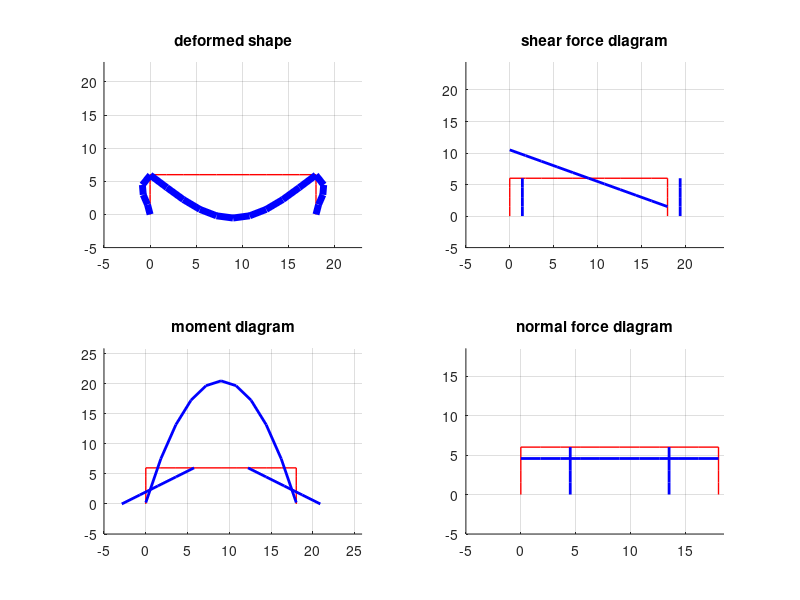

Here is the MATLAB script that generated this plot:
clear; clc; close all;
% unit: N, m

nodes = [0 0;
        0 6;
        18 6;
        18 0];

eles = [1 2;
       2 3;
       3 4
       ];


resolution = .5;  % larger, finer

% Geometry properties
mag_factor = 3000;  % magnification factor for visualization
B = .50;
H_c = .50;
H_b = 1.;
A_c = B*H_c;
I_c = 1./12.*B*H_c^3;
A_b = B*H_b;
I_b = 1./12.*B*H_b^3;

elenum = size(eles, 1);
E = 30e9 * ones(elenum, 1);
A = [A_c A_b A_c]';
I = [I_c I_b I_c]';

% 3 means xyz constrained, 2 means xy constrained
% 13 means z constrained, 12 means y constrained, 11 means x constrained,
% hinge not contained
Supporting = [3 0 0 3]';

% nodal forces, moments (global), [Fx Fy node#]
ExF = [0 0 2;
       0 0 3]; 

% element forces
% element dist load: [mag(include local dir) eletag]
w = [-3e3 2;
    ]; 
% element force: [mag(include local dir) eletag DistFromStartNode]
eleF = [];  % waiting for update
%%

% length container
L = [];
for i = 1:size(eles, 1)
    start_node = eles(i, 1);
    end_node = eles(i, 2);
    vec = nodes(end_node, :) - nodes(start_node, :);
    L(i) = norm(vec);
end
L = L';


%% assemble new "nodes"
num_nodes_inserted_set = floor(L * resolution);  % dim: num_ele by 1

nodes_old = nodes;
num_nodes_inserted_cm_set = [0 sum(num_nodes_inserted_set*...
                    ones(size(num_nodes_inserted_set')).*...
                    triu(ones(3),0), 1)]';  % culumative, [1,2,3]->[1,3,6] 

nodes = zeros(size(nodes_old, 1) + sum(num_nodes_inserted_set), 2);  % nodes(0, :) = [0 0] should hold
%nodes(oldnodes_ind, :) = nodes_old;

oldnodes_ind = [1];
for i=1:size(eles, 1)
  start_node = nodes_old(eles(i, 1), :);  %coordinate
  end_node = nodes_old(eles(i, 2), :);  %coordinate

  x_set = linspace( start_node(1), end_node(1), num_nodes_inserted_set(i)+2 )';
  x_set = x_set(2:size(x_set, 1)-1);
  y_set = linspace( start_node(2), end_node(2), num_nodes_inserted_set(i)+2 )';
  y_set = y_set(2:size(y_set, 1)-1);

  nodes(i+1+num_nodes_inserted_cm_set(i) : i+num_nodes_inserted_cm_set(i+1), 1) = x_set;
  nodes(i+1+num_nodes_inserted_cm_set(i) : i+num_nodes_inserted_cm_set(i+1), 2) = y_set;

  if ismember(end_node, nodes, 'rows')
    % do nothing
  else
    nodes(i+1+num_nodes_inserted_cm_set(i+1), 1) = end_node(1);
    nodes(i+1+num_nodes_inserted_cm_set(i+1), 2) = end_node(2);

    oldnodes_ind = [oldnodes_ind; i+1+num_nodes_inserted_cm_set(i+1)];
  end

end

%% assemble new "eles"
eles_old = eles;

for i=1:numel(eles)
  eles(i) = oldnodes_ind(eles(i));
end

eles_org = eles;  % eles tags using new nodes coordinates

eles = [];
A_old = A;
I_old = I;
E_old = E;
A = []; E = []; I = [];

orgeletag_set = [];

for i=1:size(eles_org)
    %eles = [eles; eles_org(i, :)];

    num_eles = eles_org(i, 2) - eles_org(i, 1);
    ele_table = [eles_org(i, 1) : 1 : eles_org(i, 2)];

    from_nodes = ele_table(1: numel(ele_table)-1);
    to_nodes = ele_table(2: numel(ele_table));

    eles = [eles; [from_nodes' to_nodes']];

    A = [A; A_old(i)*ones(num_eles, 1)];
    E = [E; E_old(i)*ones(num_eles, 1)];
    I = [I; I_old(i)*ones(num_eles, 1)];

    orgeletag_set = [orgeletag_set; ones(num_eles, 1)*i];
end

orgeletag_set = [orgeletag_set (1:1:numel(orgeletag_set))'];

%% assemble the rest stuffs

elenum = size(eles, 1);

Supporting_old = Supporting;
Supporting_ind = oldnodes_ind(Supporting_old~=0);
Supporting_type = Supporting_old(Supporting_old~=0);

Supporting = zeros(size(nodes, 1), 1);
Supporting(Supporting_ind) = Supporting_type;

ExF_old = ExF;
ExF = zeros(size(ExF_old));
ExF(:, 1:2) = ExF_old(:, 1:2);
ExF(:, 3) = oldnodes_ind(ExF_old(:, 3));

w_old = w;
w = [];  % [mag eletag]

for i=1:size(w_old, 1)
    orgele_under_w = w_old(i, 2);
    eles_under_w = orgeletag_set(orgeletag_set(:, 1)==orgele_under_w, 2);
    w_mag = w_old(i, 1) * ones(numel(eles_under_w), 1);
    w = [w; [w_mag eles_under_w]];
end

L = [];
for i = 1:size(eles, 1)
    start_node = eles(i, 1);
    end_node = eles(i, 2);
    vec = nodes(end_node, :) - nodes(start_node, :);
    L(i) = norm(vec);
end
L = L';


%% equivalant external element element end forces (LOCAL)
% ExEF = [Fyi Mzi Fyj Mzj nodetag]
w_mag = w(:, 1);
w_tag = w(:, 2);
L_w = L(w(:, 2));
ExEF = [w_mag.*L_w/2 w_mag.*L_w.^2/12 w_mag.*L_w/2 -w_mag.*L_w.^2/12 w_tag];

% element freedom table, each node has 3 DoFs
EFT = 1:1:3*size(nodes, 1);

%% Construct K_ff
K = zeros(size(EFT, 2));

for i = 1:size(eles, 1)
    start_node = eles(i, 1);
    end_node = eles(i, 2);
    vec = nodes(end_node, :) - nodes(start_node, :);
    th = asin(vec(2)/norm(vec));
    if vec(1) < 0
        th = th + pi;
    end
    c = cos(th);
    s = sin(th);
    
    % transformation matrix
    T_e = [c s 0 0 0 0;
           -s c 0 0 0 0;
           0 0 1 0 0 0;
           0 0 0 c s 0;
           0 0 0 -s c 0;
           0 0 0 0 0 1];
       
    A_i = A(i);
    L_i = L(i);
    E_i = E(i);
    I_i = I(i);
    % local stifness matrix for element i
    k_e_b = [A_i*E_i/L_i    0                   0                   -A_i*E_i/L_i    0                   0;
             0              12*E_i*I_i/L_i^3    6*E_i*I_i/L_i^2     0               -12*E_i*I_i/L_i^3   6*E_i*I_i/L_i^2;
             0              6*E_i*I_i/L_i^2     4*E_i*I_i/L_i       0               -6*E_i*I_i/L_i^2    2*E_i*I_i/L_i;
             -A_i*E_i/L_i   0                   0                   A_i*E_i/L_i     0                   0;
             0              -12*E_i*I_i/L_i^3   -6*E_i*I_i/L_i^2    0               12*E_i*I_i/L_i^3    -6*E_i*I_i/L_i^2;
             0              6*E_i*I_i/L_i^2     2*E_i*I_i/L_i       0               -6*E_i*I_i/L_i^2    4*E_i*I_i/L_i;
            ];
    
    % global stifness matrix for element i
    k_e = T_e'*k_e_b*T_e;
    
    % element free table for element i
    EFTe = [EFT(3*start_node - 2:3*start_node), EFT(3*end_node - 2:3*end_node)];
    
    % modify the global stifness matrix
    K(EFTe, EFTe) = K(EFTe, EFTe) + k_e;
end

EFTf = [];
for i = 1:size(Supporting, 1)
    if Supporting(i, 1) == 11
        EFTf = [EFTf EFT(3*i-1) EFT(3*i)];
    elseif Supporting(i, 1) == 12
        EFTf = [EFTf EFT(3*i-2) EFT(3*i)];
    elseif Supporting(i, 1) == 13
        EFTf = [EFTf EFT(3*i-2) EFT(3*i-1)];
    elseif Supporting(i, 1) == 2
        EFTf = [EFTf EFT(3*i)];
    elseif Supporting(i, 1) == 0
        EFTf = [EFTf EFT(3*i-2:3*i)];
    end
end

Kff = K(EFTf, EFTf);

%% Construct f_ff (contained moments)
f = zeros(size(EFT, 2), 1);
for i = 1:size(ExF, 1)
    f_EFT = [3*ExF(i, 3)-2, 3*ExF(i, 3)-1];
    f(f_EFT) = f(f_EFT) + ExF(i, 1:2)';
end

for i = 1:size(ExEF, 1)
    ele = ExEF(i, 5);
    start_node = eles(ele, 1);
    end_node = eles(ele, 2);
    vec = nodes(end_node, :) - nodes(start_node, :);
    th = asin(vec(2)/norm(vec));
    if vec(1) < 0
        th = th + pi;
    end
    c = cos(th);
    s = sin(th);
    L_e = L(ele);
    
    % transformation matrix
    T_e = [c s 0 0 0 0;
           -s c 0 0 0 0;
           0 0 1 0 0 0;
           0 0 0 c s 0;
           0 0 0 -s c 0;
           0 0 0 0 0 1];
    % local equivalant force
    f_EF_i_b = [0 ExEF(i, 1:2) 0 ExEF(i, 3:4)]';
    
    % global equivalant force
    f_EF_i = T_e'*f_EF_i_b;
    
    f_EFT = [(3*start_node-2:3*start_node) (3*end_node-2:3*end_node)];
    
    f(f_EFT) = f(f_EFT) + f_EF_i;
end

f_ff = f(EFTf);

%% Caculate displacement for free degrees
u_ff = Kff^-1*f_ff;
u = zeros(size(EFT, 2), 1);
u(EFTf) = u_ff;
disp('u(m)=');
disp(reshape(u, [3, numel(u)/3]));

%% Calculate element end forces
f_ele_end = zeros(6, size(eles, 1));


for i = 1:size(eles, 1)
    start_node = eles(i, 1);
    end_node = eles(i, 2);
    vec = nodes(end_node, :) - nodes(start_node, :);
    th = asin(vec(2)/norm(vec));
    if vec(1) < 0
        th = th + pi;
    end
    c = cos(th);
    s = sin(th);
    
    % transformation matrix
    T_e = [c s 0 0 0 0;
           -s c 0 0 0 0;
           0 0 1 0 0 0;
           0 0 0 c s 0;
           0 0 0 -s c 0;
           0 0 0 0 0 1];
       
    A_i = A(i);
    L_i = L(i);
    E_i = E(i);
    I_i = I(i);
    % local stifness matrix for element i
    k_e_b = [A_i*E_i/L_i    0                   0                   -A_i*E_i/L_i    0                   0;
             0              12*E_i*I_i/L_i^3    6*E_i*I_i/L_i^2     0               -12*E_i*I_i/L_i^3   6*E_i*I_i/L_i^2;
             0              6*E_i*I_i/L_i^2     4*E_i*I_i/L_i       0               -6*E_i*I_i/L_i^2    2*E_i*I_i/L_i;
             -A_i*E_i/L_i   0                   0                   A_i*E_i/L_i     0                   0;
             0              -12*E_i*I_i/L_i^3   -6*E_i*I_i/L_i^2    0               12*E_i*I_i/L_i^3    -6*E_i*I_i/L_i^2;
             0              6*E_i*I_i/L_i^2     2*E_i*I_i/L_i       0               -6*E_i*I_i/L_i^2    4*E_i*I_i/L_i;
            ];
    
    % global stifness matrix for element i
    k_e = T_e'*k_e_b*T_e;
    
    % element free table for element i
    EFTe = [EFT(3*start_node - 2:3*start_node), EFT(3*end_node - 2:3*end_node)];
    
    % f = k_e*u_e - f_EF_e
    if ismember(i, ExEF(:, 5)) == 0
        f_EF_e = zeros(6, 1);
    else
        f_EF_e_b = ExEF(ismember(ExEF(:, 5), i), :);
        f_EF_e_b = [0 f_EF_e_b(1:2) 0 f_EF_e_b(3:4)]';
        f_EF_e = T_e' * f_EF_e_b;
    end
    u_e = u(EFTe);
    f = k_e * u_e - f_EF_e;
    
    f_ele_end(:, i) = f;
end

disp('Element end forces (global) (N)=');
disp(f_ele_end);

f_ele_end_b = zeros(size(f_ele_end));

for i = 1:size(eles, 1)
    start_node = eles(i, 1);
    end_node = eles(i, 2);
    vec = nodes(end_node, :) - nodes(start_node, :);
    th = asin(vec(2)/norm(vec));
    if vec(1) < 0
        th = th + pi;
    end
    c = cos(th);
    s = sin(th);
    
    % transformation matrix
    T_e = [c s 0 0 0 0;
           -s c 0 0 0 0;
           0 0 1 0 0 0;
           0 0 0 c s 0;
           0 0 0 -s c 0;
           0 0 0 0 0 1];
    
    
    f_ele_end_b(:, i) = T_e * f_ele_end(:, i);
end

disp('Element end forces (local) (N)=');
disp(f_ele_end_b);

%% Calculate reactions
support_nodes = find(Supporting~=0);
reactions = zeros(3 * size(support_nodes, 1), 1);
for i = 1 : size(support_nodes, 1)
    % find which element this support node is
    e = find(eles == support_nodes(i));
    e_ind = ceil(e/2);
    n_ind = 2 - ceil(e_ind - e/2);
    
    % reaction = f_ele_end
    reactions(3*i-2:3*i) = f_ele_end(3*n_ind-2:3*n_ind, e_ind);
    if Supporting(support_nodes(i)) == 2
        reactions(3*i) = NaN;
    elseif Supporting(support_nodes(i)) == 11
        reactions(3*i-1) = NaN;
        reactions(3*i) = NaN;
    elseif Supporting(support_nodes(i)) == 12
        reactions(3*i-2) = NaN;
        reactions(3*i) = NaN;
    elseif Supporting(support_nodes(i)) == 13
        reactions(3*i-2) = NaN;
        reactions(3*i-1) = NaN;
    end
end
disp('Supporting nodes are')
disp(support_nodes)
disp('Reactions(N)=')
disp(reactions)


  
%% visualization
figure()
subplot(221)
title('deformed shape')
for i = 1:elenum
    hold on
    start_node = eles(i, 1);
    end_node = eles(i, 2);
    plot(nodes([start_node, end_node], 1), nodes([start_node, end_node], 2)...
        , 'LineWidth', 1, 'Color', 'red');
end
grid on
xlim([min(min(nodes))-5, max(max(nodes))+5]);
ylim([min(min(nodes))-5, max(max(nodes))+5]);

for i = 1:size(eles, 1)
    hold on
    start_node = eles(i, 1);
    end_node = eles(i, 2);
    
    
    x_disp = u([start_node*3-2, end_node*3-2])*mag_factor;
    y_disp = u([start_node*3 - 1, end_node*3 - 1])*mag_factor;
    
    plot(nodes([start_node, end_node], 1) + x_disp,...
         nodes([start_node, end_node], 2) + y_disp...
        , 'LineWidth', 5, 'Color', 'blue');
end

subplot(222)
for i = 1:elenum
    hold on
    start_node = eles(i, 1);
    end_node = eles(i, 2);
    plot(nodes([start_node, end_node], 1), nodes([start_node, end_node], 2)...
        , 'LineWidth', 1, 'Color', 'red');
end
grid on

subplot(223)
for i = 1:elenum
    hold on
    start_node = eles(i, 1);
    end_node = eles(i, 2);
    plot(nodes([start_node, end_node], 1), nodes([start_node, end_node], 2)...
        , 'LineWidth', 1, 'Color', 'red');
end
grid on

subplot(224)
for i = 1:elenum
    hold on
    start_node = eles(i, 1);
    end_node = eles(i, 2);
    plot(nodes([start_node, end_node], 1), nodes([start_node, end_node], 2)...
        , 'LineWidth', 1, 'Color', 'red');
end
grid on

orgele_num = numel(unique(orgeletag_set(:, 1)));

for i=1:orgele_num
    start_node = eles_org(i, 1);
    end_node = eles_org(i, 2);
    vec = nodes(end_node, :) - nodes(start_node, :);
    th = asin(vec(2)/norm(vec));
    if vec(1) < 0
        th = th + pi;
    end
    c = cos(th);
    s = sin(th);
    R = [c -s; s c];  % rotation matrix
    
    V_set = [];
    
    ele_temp = orgeletag_set(orgeletag_set(:, 1)==i, :);  % orgeletag_set for this element
    V_set = [f_ele_end_b(2, ele_temp(1, 2)) -f_ele_end_b(5, orgeletag_set(:, 1)==i)];
    start_node = eles_org(i, 1);
    end_node = eles_org(i, 2);
    V_set = R*[zeros(1, numel(V_set)); V_set]/2/mag_factor + nodes(start_node:end_node, :)';
    
    subplot(222)
    title('shear force diagram')
    plot(V_set(1, :), V_set(2, :), 'LineWidth', 2, 'Color', 'blue')
    xlim([min(min(V_set))-5, max(max(V_set))+5]);
    ylim([min(min(V_set))-5, max(max(V_set))+5]);
    
    M_set = [];
    
    M_set = [-f_ele_end_b(3, ele_temp(1, 2)) f_ele_end_b(6, orgeletag_set(:, 1)==i)];
    M_set = R*[zeros(1, numel(M_set)); M_set]/2/mag_factor + nodes(start_node:end_node, :)';
    
    subplot(223)
    title('moment diagram')
    plot(M_set(1, :), M_set(2, :), 'LineWidth', 2, 'Color', 'blue')
    xlim([min(min(M_set))-5, max(max(M_set))+5]);
    ylim([min(min(M_set))-5, max(max(M_set))+5]);
    
    
    P_set = [];
    
    P_set = [-f_ele_end_b(1, ele_temp(1, 2)) f_ele_end_b(4, orgeletag_set(:, 1)==i)];
    P_set = R*[zeros(1, numel(P_set)); P_set]/2/mag_factor + nodes(start_node:end_node, :)';
    
    subplot(224)
    title('normal force diagram')
    plot(P_set(1, :), P_set(2, :), 'LineWidth', 2, 'Color', 'blue')
    xlim([min(min(P_set))-5, max(max(P_set))+5]);
    ylim([min(min(P_set))-5, max(max(P_set))+5]);
    
    
end

%xlim([min(min(nodes))-5, max(max(nodes))+5]);
%ylim([min(min(nodes))-5, max(max(nodes))+5]);


    
